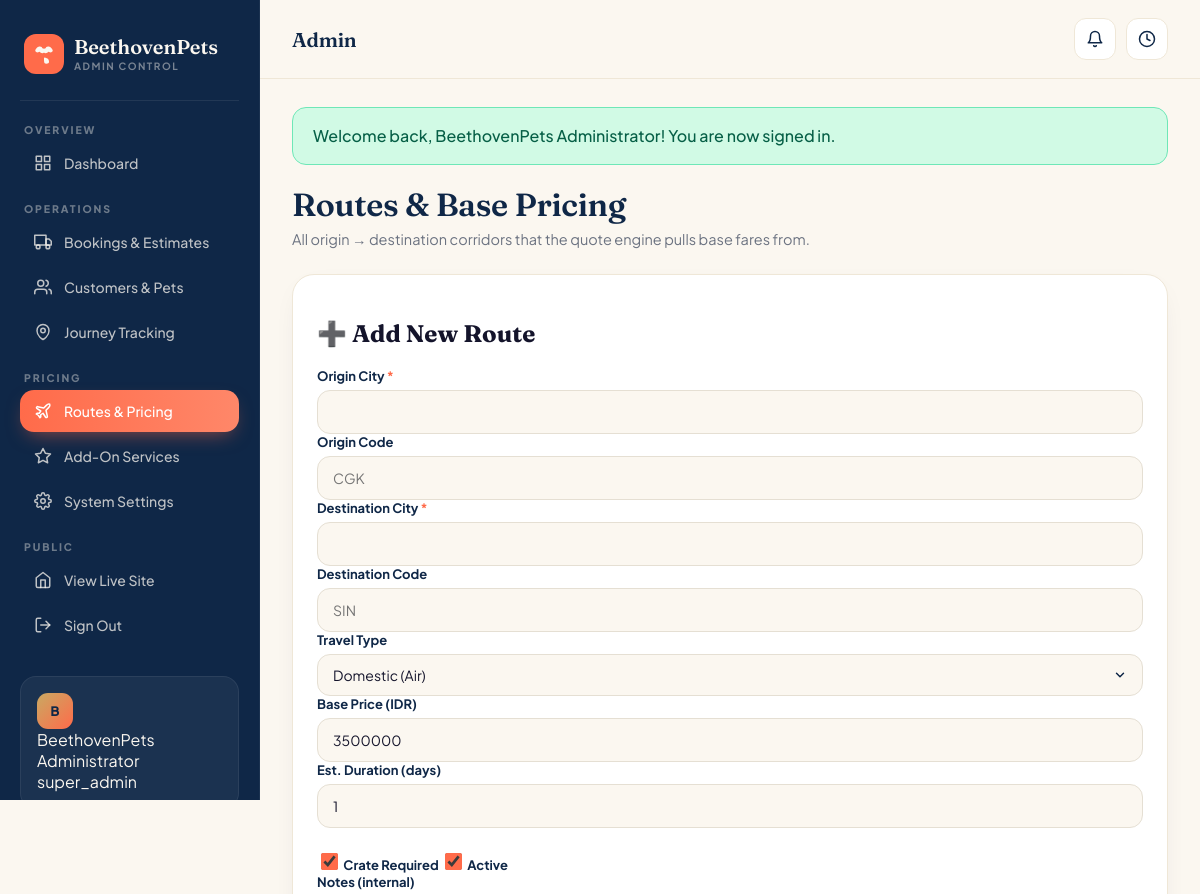
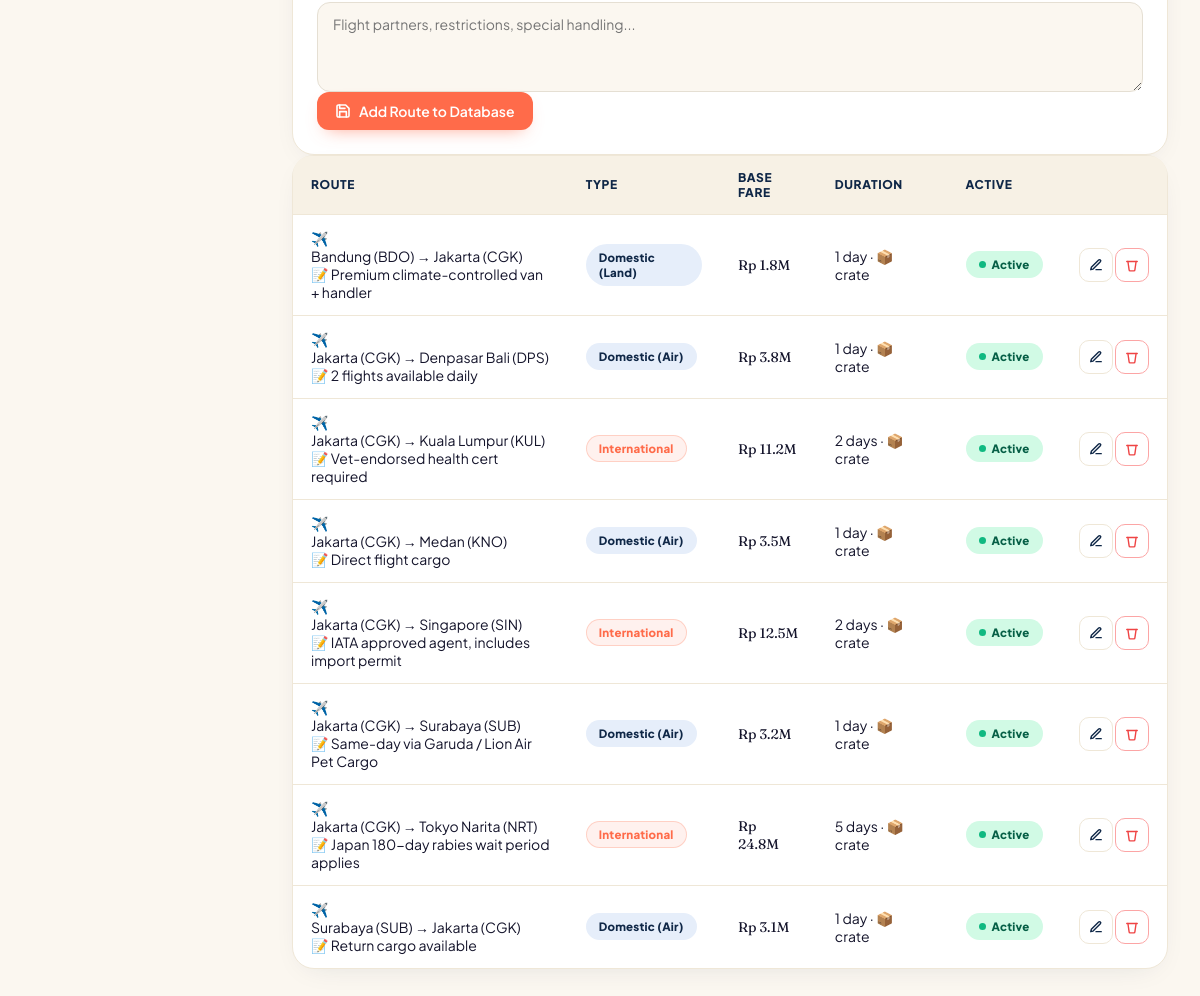
The page /admin/routes.php (signed in) on the database its author committed (2 pictures, top to bottom).
### tables this page shows
CREATE TABLE `routes` (
  `id` int(11) NOT NULL AUTO_INCREMENT,
  `origin_city` varchar(100) NOT NULL,
  `origin_code` varchar(6) DEFAULT NULL,
  `destination_city` varchar(100) NOT NULL,
  `destination_code` varchar(6) DEFAULT NULL,
  `type` enum('domestic_air','domestic_land','international','combined') NOT NULL,
  `base_price_idr` decimal(12,2) NOT NULL DEFAULT 3500000.00,
  `est_duration_days` int(3) NOT NULL DEFAULT 1,
  `crate_required` tinyint(1) NOT NULL DEFAULT 1,
  `is_active` tinyint(1) NOT NULL DEFAULT 1,
  `notes` text DEFAULT NULL,
  `created_at` timestamp NOT NULL DEFAULT CURRENT_TIMESTAMP,
  `updated_at` timestamp NOT NULL DEFAULT CURRENT_TIMESTAMP ON UPDATE CURRENT_TIMESTAMP,
  PRIMARY KEY (`id`)
);

### includes/db.php (called while the page is built, shortened)
<?php
class Database {
    private static $instance = null;
    private $pdo;
    private function __construct() {
        try {
            $dsn = "mysql:host=" . DB_HOST . ";dbname=" . DB_NAME . ";charset=" . DB_CHARSET;
            $options = [
                PDO::ATTR_ERRMODE            => PDO::ERRMODE_EXCEPTION,
                PDO::ATTR_DEFAULT_FETCH_MODE => PDO::FETCH_ASSOC,
                PDO::ATTR_EMULATE_PREPARES   => false,
                PDO::ATTR_PERSISTENT         => true,
            ];
            $this->pdo = new PDO($dsn, DB_USER, DB_PASS, $options);
        } catch (PDOException $e) {
            die('<div style="padding:40px;font-family:sans-serif;max-width:700px;margin:40px auto;background:#FFF5F0;border:1px solid #FFD1C0;border-radius:16px;">
            <h2 style="color:#E55536;margin:0 0 16px 0;">🔧 Database Connection Required</h2>
            <p style="color:#4A4A4A;line-height:1.6;margin-bottom:16px;">
                Welcome to <strong>BeethovenPets</strong>! Before we can launch, please complete these 2 quick steps:
            </p>
            <ol style="color:#4A4A4A;line-height:1.8;padding-left:20px;margin-bottom:20px;">
                <li><strong>Import the SQL file:</strong> Upload <code style="background:#FFE4D9;padding:2px 6px;border-radius:6px;">database/beethovenpets_schema.sql</code> to your phpMyAdmin / MySQL manager (cPanel or aaPanel).</li>
                <li><strong>Update credentials:</strong> Open <code style="background:#FFE4D9;padding:2px 6px;border-radius:6px;">includes/config.php</code> and set your MySQL username, password, and database name (typically <code>cpusername_dbname</code> on cPanel).</li>
            </ol>
            <p style="color:#888;font-size:14px;">If you need help, check the included <code>DEPLOYMENT-README.md</code> file.</p>
            <details style="margin-top:20px;color:#888;font-size:12px;"><summary>Developer Debug Info</summary><pre style="white-space:pre-wrap;word-wrap:break-word;background:#1A1A2E;color:#E8E6E3;padding:16px;border-radius:10px;font-size:12px;">' . htmlspecialchars($e->getMessage()) . '</pre></details>
            </div>');
        }
    }
    public static function getInstance(): Database {
        if (self::$instance === null) self::$instance = new self();
        return self::$instance;
    }
    public function fetch(string $sql, array $params = []) {
        $stmt = $this->pdo->prepare($sql);
        $stmt->execute($params);
        return $stmt->fetch() ?: null;
    }
    public function fetchAll(string $sql, array $params = []) {
        $stmt = $this->pdo->prepare($sql);
        $stmt->execute($params);
        return $stmt->fetchAll();
    }
}
function pawDB(): Database {
    return Database::getInstance();
}

### admin/routes.php (the view, shortened to what this page needs)
<?php
require_once __DIR__ . '/includes/header.php';
$db = pawDB();
$routes = $db->fetchAll("SELECT * FROM routes ORDER BY is_active DESC, origin_city ASC, destination_city ASC");
$editRoute = null;
?>
<div class="page-title-row">
  <div class="page-title">
    <h1>Routes & Base Pricing</h1>
    <p>All origin → destination corridors that the quote engine pulls base fares from.</p>
  </div>
</div>
<div class="card card-pad mb-6">
  <h2 class="font-display text-2xl font-semibold text-navy mb-5">
    <?=$editRoute ? 'Edit Route · #' . (int)$editRoute['id'] : '➕ Add New Route'?>
  </h2>
  <form method="POST">
    <div class="grid grid-cols-1 md:grid-cols-4 gap-4 mb-4">
      <div class="field" style="margin:0"><label>Origin City<span class="req" style="color:var(--coral)">*</span></label>
        <input class="input" name="origin_city" required value="<?=e($editRoute['origin_city'] ?? '')?>"></div>
      <div class="field" style="margin:0"><label>Origin Code</label>
        <input class="input" name="origin_code" placeholder="CGK" value="<?=e($editRoute['origin_code'] ?? '')?>"></div>
      <div class="field" style="margin:0"><label>Destination City<span class="req" style="color:var(--coral)">*</span></label>
        <input class="input" name="destination_city" required value="<?=e($editRoute['destination_city'] ?? '')?>"></div>
      <div class="field" style="margin:0"><label>Destination Code</label>
        <input class="input" name="destination_code" placeholder="SIN" value="<?=e($editRoute['destination_code'] ?? '')?>"></div>
    </div>
    <div class="grid grid-cols-1 md:grid-cols-4 gap-4 mb-4">
      <div class="field" style="margin:0"><label>Travel Type</label>
        <select class="select" name="type">
          <?php foreach(['domestic_air'=>'Domestic (Air)','domestic_land'=>'Domestic (Land)','international'=>'International','combined'=>'Combined Multi-Modal'] as $k=>$v): ?>
            <option value="<?=$k?>" <?=(($editRoute['type'] ?? 'domestic_air') === $k) ? 'selected' : ''?>><?=$v?></option>
          <?php endforeach; ?>
        </select>
      </div>
      <div class="field" style="margin:0"><label>Base Price (IDR)</label>
        <input class="input" type="number" step="100000" name="base_price_idr" required value="<?=e($editRoute['base_price_idr'] ?? 3500000)?>">
      </div>
      <div class="field" style="margin:0"><label>Est. Duration (days)</label>
        <input class="input" type="number" min="1" name="est_duration_days" value="<?=e($editRoute['est_duration_days'] ?? 1)?>">
      </div>
      <div class="field" style="margin:0"><label>&nbsp;</label>
        <div class="flex items-center gap-6 pt-2">
          <label class="flex items-center gap-2 font-semibold text-sm text-navy">
            <input type="checkbox" name="crate_required" <?=($editRoute['crate_required'] ?? 1)?'checked':''?> style="accent-color:#FF6B4A;width:17px;height:17px">
            Crate Required
          </label>
          <label class="flex items-center gap-2 font-semibold text-sm text-navy">
            <input type="checkbox" name="is_active" <?=($editRoute['is_active'] ?? 1)?'checked':''?> style="accent-color:#FF6B4A;width:17px;height:17px">
            Active
          </label>
        </div>
      </div>
    </div>
    <div class="field mb-5" style="margin:0"><label>Notes (internal)</label>
      <textarea class="textarea" name="notes" placeholder="Flight partners, restrictions, special handling..."><?=e($editRoute['notes'] ?? '')?></textarea>
    </div>
    <div class="flex justify-end gap-3">
      <button class="btn btn-primary">
        <svg width="16" height="16" viewBox="0 0 24 24" fill="none" stroke="currentColor" stroke-width="2.4" stroke-linecap="round" stroke-linejoin="round"><path d="M19 21H5a2 2 0 0 1-2-2V5a2 2 0 0 1 2-2h11l5 5v11a2 2 0 0 1-2 2z"/><polyline points="17 21 17 13 7 13 7 21"/><polyline points="7 3 7 8 15 8"/></svg>
        <?=$editRoute ? 'Update Route' : 'Add Route to Database'?>
      </button>
    </div>
  </form>
</div>
<div class="card">
  <div class="table-wrap">
    <table>
      <thead>
        <tr><th>Route</th><th>Type</th><th>Base Fare</th><th>Duration</th><th>Active</th><th></th></tr>
      </thead>
      <tbody>
        <?php if (count($routes) === 0): ?>
        <tr><td colspan="6"><div class="empty" style="border:0;margin:30px;background:transparent">
          <div class="empty-icon">🛫</div>
          <p class="font-bold text-navy mb-1">No routes in the database.</p>
          <p class="text-muted text-sm">Add your first route using the form above.</p>
        </div></td></tr>
        <?php else: foreach($routes as $r): ?>
        <tr style="<?=!$r['is_active']?'opacity:0.55':''?>">
          <td>
            <div class="flex items-center gap-3">
              <div class="w-11 h-11 rounded-2xl bg-cream-3 flex items-center justify-center text-xl">✈️</div>
              <div>
                <div class="font-bold text-navy text-sm">
                  <?=e($r['origin_city'])?>
                  <?php if (!empty($r['origin_code'])): ?><span class="text-xs text-muted ml-1">(<?=e($r['origin_code'])?>)</span><?php endif; ?>
                  <span class="text-coral font-bold mx-2">→</span>
                  <?=e($r['destination_city'])?>
                  <?php if (!empty($r['destination_code'])): ?><span class="text-xs text-muted ml-1">(<?=e($r['destination_code'])?>)</span><?php endif; ?>
                </div>
                <?php if (!empty($r['notes'])): ?>
                  <div class="text-xs text-muted mt-0.5">📝 <?=e($r['notes'])?></div>
                <?php endif; ?>
              </div>
            </div>
          </td>
          <td>
            <span class="chip" style="background:<?= $r['type']==='international' ? '#FF6B4A18;color:#FF6B4A' : '#E6EEFA;color:var(--navy)' ?>;<?= $r['type']==='international' ? 'border-color:#FF6B4A40' : '' ?>"><?=travelTypeLabel($r['type'])?></span>
          </td>
          <td class="font-display text-2xl font-bold text-navy"><?=formatRupiah($r['base_price_idr'])?></td>
          <td class="font-semibold text-navy text-sm"><?=(int)$r['est_duration_days']?> day<?=(int)$r['est_duration_days']===1?'':'s'?><?=$r['crate_required']?' · 📦 crate':''?></td>
          <td>
            <span class="chip" style="background:<?=$r['is_active']?'#D1FAE5;color:#065F46':'#FEE2E2;color:#991B1B'?>">
              <span class="chip-dot" style="background:<?=$r['is_active']?'#10B981':'#EF4444'?>"></span>
              <?=$r['is_active']?'Active':'Disabled'?>
            </span>
          </td>
          <td style="white-space:nowrap;text-align:right">
            <a href="routes.php?edit=<?=(int)$r['id']?>" class="btn btn-outline btn-icon btn-sm" title="Edit">
              <svg width="14" height="14" viewBox="0 0 24 24" fill="none" stroke="currentColor" stroke-width="2.4" stroke-linecap="round" stroke-linejoin="round"><path d="M12 20h9"/><path d="M16.5 3.5a2.121 2.121 0 0 1 3 3L7 19l-4 1 1-4L16.5 3.5z"/></svg>
            </a>
            <form method="POST" style="display:inline" onsubmit="return confirm('Delete this route?')">
              <button class="btn btn-outline btn-icon btn-sm confirm-delete" title="Delete" style="border-color:#FCA5A5">
                <svg width="14" height="14" viewBox="0 0 24 24" fill="none" stroke="#EF4444" stroke-width="2.4" stroke-linecap="round" stroke-linejoin="round"><polyline points="3 6 5 6 21 6"/><path d="M19 6l-2 14a2 2 0 0 1-2 2H9a2 2 0 0 1-2-2L5 6"/></svg>
              </button>
            </form>
          </td>
        </tr>
        <?php endforeach; endif; ?>
      </tbody>
    </table>
  </div>
</div>
<?php require_once __DIR__ . '/includes/footer.php'; ?>

### admin/includes/header.php (shortened to what this page needs)
<?php
if (strpos($_SERVER['PHP_SELF'], '/admin/login.php') === false &&
    strpos($_SERVER['PHP_SELF'], '/admin/logout.php') === false) {
    $admin = currentAdmin();
}
if (!isset($page_title)) $page_title = 'Admin';
$page_base = basename($_SERVER['PHP_SELF']);
?>
<!DOCTYPE html>
<html lang="en">
<head>
</head>
<body>
<?php if (strpos($_SERVER['PHP_SELF'], '/admin/login.php') === false &&
          strpos($_SERVER['PHP_SELF'], '/admin/logout.php') === false): ?>
<div class="layout">
  <aside class="sidebar" id="sidebar">
    <div class="side-brand">
      <div class="logo">
      </div>
      <div>
        <div class="name">BeethovenPets</div>
        <div class="sub">Admin Control</div>
      </div>
    </div>
    <div class="nav-section">Overview</div>
    <a href="index.php" class="nav-link <?=$page_base=='index.php'?'active':''?>">
      <svg viewBox="0 0 24 24" fill="none" stroke="currentColor" stroke-width="2" stroke-linecap="round" stroke-linejoin="round"><rect x="3" y="3" width="7" height="7"/><rect x="14" y="3" width="7" height="7"/><rect x="3" y="14" width="7" height="7"/><rect x="14" y="14" width="7" height="7"/></svg>
      Dashboard
    </a>
    <div class="nav-section">Operations</div>
    <a href="bookings.php" class="nav-link <?=$page_base=='bookings.php'||$page_base=='booking-view.php'?'active':''?>">
      <svg viewBox="0 0 24 24" fill="none" stroke="currentColor" stroke-width="2" stroke-linecap="round" stroke-linejoin="round"><rect x="1" y="3" width="15" height="13"/><polygon points="16 8 20 8 23 11 23 16 16 16 16 8"/><circle cx="5.5" cy="18.5" r="2.5"/><circle cx="18.5" cy="18.5" r="2.5"/></svg>
      Bookings & Estimates
    </a>
    <a href="customers.php" class="nav-link <?=$page_base=='customers.php'||$page_base=='customer-view.php'?'active':''?>">
      <svg viewBox="0 0 24 24" fill="none" stroke="currentColor" stroke-width="2" stroke-linecap="round" stroke-linejoin="round"><path d="M17 21v-2a4 4 0 0 0-4-4H5a4 4 0 0 0-4 4v2"/><circle cx="9" cy="7" r="4"/><path d="M23 21v-2a4 4 0 0 0-3-3.87"/><path d="M16 3.13a4 4 0 0 1 0 7.75"/></svg>
      Customers & Pets
    </a>
    <a href="tracking.php" class="nav-link <?=$page_base=='tracking.php'?'active':''?>">
      <svg viewBox="0 0 24 24" fill="none" stroke="currentColor" stroke-width="2" stroke-linecap="round" stroke-linejoin="round"><path d="M12 22s-8-4.5-8-11.8A8 8 0 0 1 12 2a8 8 0 0 1 8 8.2c0 7.3-8 11.8-8 11.8z"/><circle cx="12" cy="10" r="3"/></svg>
      Journey Tracking
    </a>
    <div class="nav-section">Pricing</div>
    <a href="routes.php" class="nav-link <?=$page_base=='routes.php'?'active':''?>">
      Routes & Pricing
    </a>
    <a href="addons.php" class="nav-link <?=$page_base=='addons.php'?'active':''?>">
      <svg viewBox="0 0 24 24" fill="none" stroke="currentColor" stroke-width="2" stroke-linecap="round" stroke-linejoin="round"><path d="M12 2l3.09 6.26L22 9.27l-5 4.87 1.18 6.88L12 17.77l-6.18 3.25L7 14.14 2 9.27l6.91-1.01L12 2z"/></svg>
      Add-On Services
    </a>
    <a href="settings.php" class="nav-link <?=$page_base=='settings.php'?'active':''?>">
      System Settings
    </a>
    <div class="nav-section">Public</div>
    <a href="../index.php" target="_blank" class="nav-link">
      <svg viewBox="0 0 24 24" fill="none" stroke="currentColor" stroke-width="2" stroke-linecap="round" stroke-linejoin="round"><path d="M3 9l9-7 9 7v11a2 2 0 0 1-2 2H5a2 2 0 0 1-2-2z"/><polyline points="9 22 9 12 15 12 15 22"/></svg>
      View Live Site
    </a>
    <a href="logout.php" class="nav-link">
      <svg viewBox="0 0 24 24" fill="none" stroke="currentColor" stroke-width="2" stroke-linecap="round" stroke-linejoin="round"><path d="M9 21H5a2 2 0 0 1-2-2V5a2 2 0 0 1 2-2h4"/><polyline points="16 17 21 12 16 7"/><line x1="21" y1="12" x2="9" y2="12"/></svg>
      Sign Out
    </a>
    <div class="side-footer">
      <div class="flex items-center gap-3">
        <div class="avatar"><?=strtoupper(substr($admin['full_name'] ?? 'A', 0, 1))?></div>
        <div class="min-w-0 flex-1">
          <div class="font-bold text-sm truncate"><?=e($admin['full_name'] ?? 'Admin')?></div>
          <div class="text-[11px] opacity-60 font-semibold"><?=e($admin['role'] ?? 'manager')?></div>
        </div>
      </div>
    </div>
  </aside>
  <div class="main">
    <div class="topbar">
      <div class="flex items-center gap-4">
        <div class="page-title">
          <h1 style="font-size:20px;"><?=e($page_title)?></h1>
        </div>
      </div>
      <div class="topbar-actions">
        <a href="bookings.php?status=inquiry" class="pill-btn" title="New inquiries">
          <svg width="18" height="18" viewBox="0 0 24 24" fill="none" stroke="currentColor" stroke-width="2" stroke-linecap="round" stroke-linejoin="round"><path d="M18 8A6 6 0 0 0 6 8c0 7-3 9-3 9h18s-3-2-3-9"/><path d="M13.73 21a2 2 0 0 1-3.46 0"/></svg>
        </a>
        <a href="../track.php" target="_blank" class="pill-btn" title="Open public tracker">
          <svg width="18" height="18" viewBox="0 0 24 24" fill="none" stroke="currentColor" stroke-width="2" stroke-linecap="round" stroke-linejoin="round"><circle cx="12" cy="12" r="10"/><polyline points="12 6 12 12 16 14"/></svg>
        </a>
      </div>
    </div>
    <div class="content">
<?php endif; ?>
<?php
foreach (['admin', 'booking', 'customer', 'pet', 'route', 'addon', 'setting', 'tracking'] as $k) {
    echo renderFlash($k);
}
?>

### rows shown on the page
routes: origin_city "Bandung", origin_code "BDO", destination_city "Jakarta", destination_code "CGK", notes "Premium climate-controlled van + handler", type "Domestic (Land)", base_price_idr "Rp 1.8M", est_duration_days "1", crate_required "· 📦 crate", is_active 1 (drawn)
routes: origin_city "Jakarta", origin_code "CGK", destination_city "Denpasar Bali", destination_code "DPS", notes "2 flights available daily", type "Domestic (Air)", base_price_idr "Rp 3.8M", est_duration_days "1", crate_required "· 📦 crate", is_active 1 (drawn)
routes: origin_city "Jakarta", origin_code "CGK", destination_city "Kuala Lumpur", destination_code "KUL", notes "Vet-endorsed health cert required", type "International", base_price_idr "Rp 11.2M", est_duration_days "2", crate_required "· 📦 crate", is_active 1 (drawn)
routes: origin_city "Jakarta", origin_code "CGK", destination_city "Medan", destination_code "KNO", notes "Direct flight cargo", type "Domestic (Air)", base_price_idr "Rp 3.5M", est_duration_days "1", crate_required "· 📦 crate", is_active 1 (drawn)
routes: origin_city "Jakarta", origin_code "CGK", destination_city "Singapore", destination_code "SIN", notes "IATA approved agent, includes import permit", type "International", base_price_idr "Rp 12.5M", est_duration_days "2", crate_required "· 📦 crate", is_active 1 (drawn)
routes: origin_city "Jakarta", origin_code "CGK", destination_city "Surabaya", destination_code "SUB", notes "Same-day via Garuda / Lion Air Pet Cargo", type "Domestic (Air)", base_price_idr "Rp 3.2M", est_duration_days "1", crate_required "· 📦 crate", is_active 1 (drawn)
routes: origin_city "Jakarta", origin_code "CGK", destination_city "Tokyo Narita", destination_code "NRT", notes "Japan 180-day rabies wait period applies", type "International", base_price_idr "Rp 24.8M", est_duration_days "5", crate_required "· 📦 crate", is_active 1 (drawn)
routes: origin_city "Surabaya", origin_code "SUB", destination_city "Jakarta", destination_code "CGK", notes "Return cargo available", type "Domestic (Air)", base_price_idr "Rp 3.1M", est_duration_days "1", crate_required "· 📦 crate", is_active 1 (drawn)

### other values the page prints
substr($admin['full_name'] ?? 'A', 0, 1) "B"
$admin['full_name'] "BeethovenPets Administrator"
$admin['role'] "super_admin"
$page_title "Admin"
form field type "Domestic (Air)"
